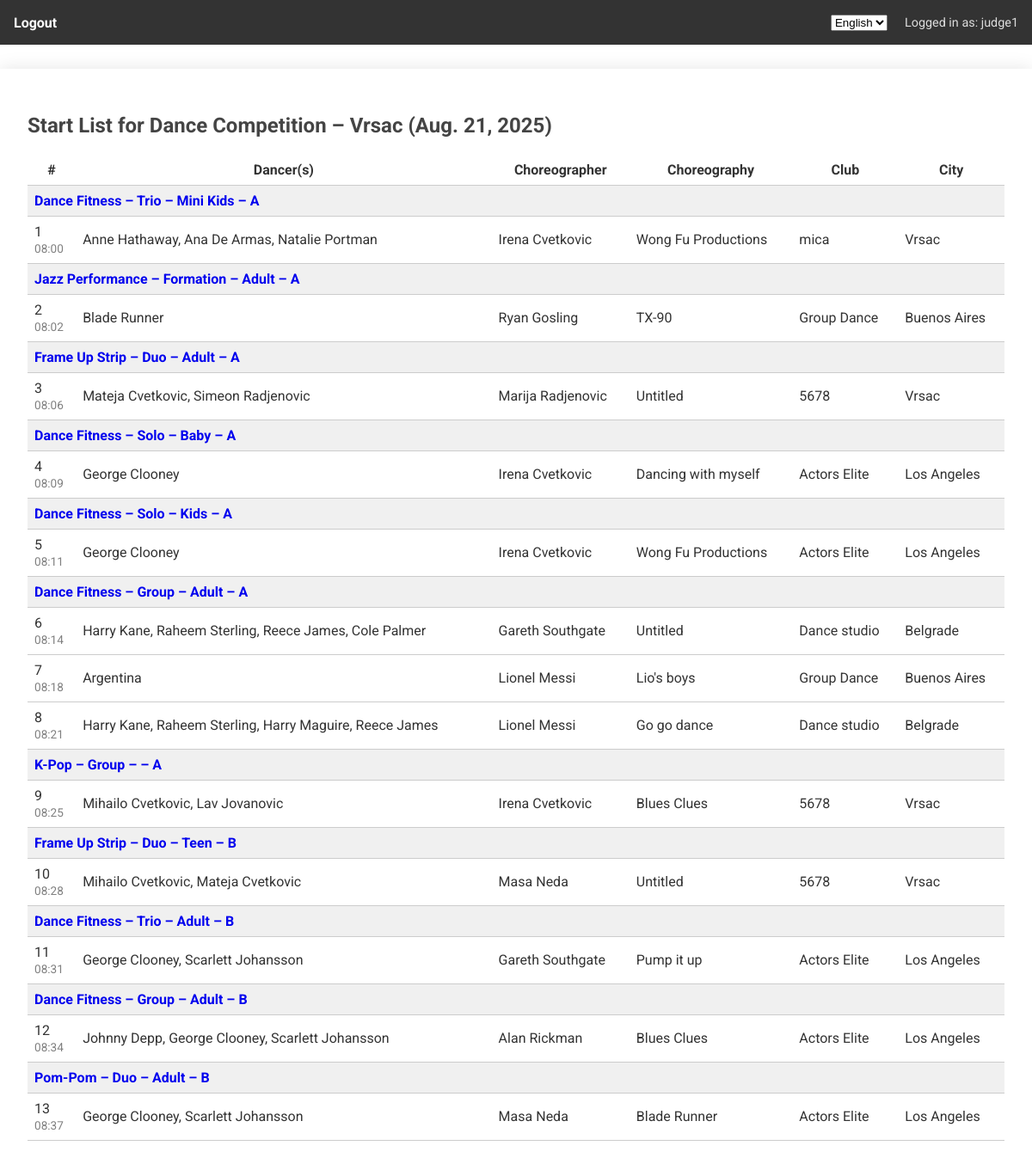
Screenshot of /events/1/startlist/ (signed in) with the database file from the repository.
### core/models.py (models this page shows, shortened)
class Event(models.Model):
    name = models.CharField(max_length=100, verbose_name=_("Event Name"))
    location = models.CharField(max_length=100, verbose_name=_("Location"))
    city = models.CharField(max_length=100, verbose_name=_("City"))
    date = models.DateField(verbose_name=_("Date"))
    is_published = models.BooleanField(default=False, verbose_name=_("Is Published"))
    results_published = models.BooleanField(default=False, verbose_name=_("Results Published"))
    start_time = models.TimeField(null=True, blank=True, verbose_name=_("Start Time"))
    class Meta:
        verbose_name = _("Event")
        verbose_name_plural = _("Events")

class StyleCategory(models.Model):
    name = models.CharField(max_length=100, verbose_name=_("Name"))
    event = models.ForeignKey(Event, on_delete=models.CASCADE, related_name='style_categories', verbose_name=_("Event"))
    class Meta:
        unique_together = ('event', 'name')
        verbose_name = _("Style Category")
        verbose_name_plural = _("Style Categories")

class Participation(models.Model):
    CHOREO_TYPE_CHOICES = [
        ('Solo', _("Solo")),
        ('Duo', _("Duo")),
        ('Trio', _("Trio")),
        ('Group', _("Group (4-9)")),
        ('Formation', _("Formation (10-29)")),
        ('Production', _("Production (30+)")),
    ]
    AGE_GROUP_CHOICES = [
        ('Baby', _("Baby (5-6)")),
        ('Mini Kids', _("Mini Kids (7-8)")),
        ('Kids', _("Kids (9-11)")),
        ('Teen', _("Teen (12-14)")),
        ('Youth', _("Youth (15-17)")),
        ('Adult', _("Adult (18 and up)")),
    ]
    DIFFICULTY_CHOICES = [
        ('A', _("Advanced")),
        ('B', _("Beginner/Basic")),
    ]
    event = models.ForeignKey(Event, on_delete=models.CASCADE, verbose_name=_("Event"))
    group_type = models.CharField(max_length=20, choices=CHOREO_TYPE_CHOICES, verbose_name=_("Group Type"))
    age_group = models.CharField(max_length=20, choices=AGE_GROUP_CHOICES, verbose_name=_("Age Group"))
    style = models.ForeignKey("StyleCategory", on_delete=models.CASCADE, verbose_name=_("Style"))
    choreographer_name = models.CharField(max_length=255, verbose_name=_("Choreographer Name"))
    difficulty = models.CharField(max_length=1, choices=DIFFICULTY_CHOICES, verbose_name=_("Difficulty"))
    display_order = models.PositiveIntegerField(null=True, blank=True, default=None, verbose_name=_("Display Order"))
    choreography_name = models.CharField(max_length=255, default=_("Untitled"), verbose_name=_("Choreography Name"))
    group_name = models.CharField(max_length=255, blank=True, null=True, verbose_name=_("Group Name"))
    group_display_order = models.PositiveIntegerField(null=True, blank=True, default=0, verbose_name=_("Group Display Order"))
    music_file = models.FileField(upload_to='music_uploads/', null=True, blank=True, verbose_name=_("Music File"))
    class Meta:
        verbose_name = _("Participation")
        verbose_name_plural = _("Participations")

class Dancer(models.Model):
    first_name = models.CharField(max_length=100, verbose_name=_("First Name"))
    last_name = models.CharField(max_length=100, verbose_name=_("Last Name"))
    date_of_birth = models.DateField(verbose_name=_("Date of Birth"))
    club = models.ForeignKey(
        DanceClub, on_delete=models.CASCADE, related_name='dancers',
        verbose_name=_("Club")
    )
    def __str__(self):
        return f"{self.first_name} {self.last_name}"
    class Meta:
        verbose_name = _("Dancer")
        verbose_name_plural = _("Dancers")

class DanceClub(models.Model):
    user = models.OneToOneField(User, on_delete=models.CASCADE)
    raw_password = models.CharField(
        max_length=128, blank=True, null=True,
        verbose_name=_("Raw Password")  # Store plaintext password (not secure!)
    )
    club_name = models.CharField(max_length=255, verbose_name=_("Club Name"))
    country = CountryField(verbose_name=_("Country"))
    city = models.CharField(max_length=100, verbose_name=_("City"))
    phone_number = models.CharField(max_length=20, verbose_name=_("Phone Number"))
    representative_name = models.CharField(max_length=255, verbose_name=_("Representative Name"))
    confirmed = models.BooleanField(default=False, verbose_name=_("Confirmed"))
    class Meta:
        constraints = [
            models.UniqueConstraint(fields=['user'], name='unique_club_user')
        ]
        verbose_name = _("Dance Club")
        verbose_name_plural = _("Dance Clubs")

### core/views.py (the view)
# urls.py: path('events/<int:event_id>/startlist/', views.start_list, name='start_list'),
@login_required
def start_list(request, event_id):
    event = get_object_or_404(Event, id=event_id)
    is_admin = request.user.is_superuser
    show_entries = event.is_published or is_admin
    participations = Participation.objects.filter(event=event).select_related("style").order_by(
        "group_display_order", "display_order", "id"
    )
    dancer_participations = DancerParticipation.objects.filter(
        participation__in=participations
    ).select_related("dancer", "dancer__club")
    dancer_map = defaultdict(list)
    for dp in dancer_participations:
        dancer_map[dp.participation_id].append(dp.dancer)
    grouped_entries = OrderedDict()
    group_key_to_index = {}
    global_counter = 1
    current_time = None
    if event.start_time:
        current_time = datetime.combine(datetime.today(), event.start_time)
    for p in participations:
        dancers = dancer_map.get(p.id, [])
        club = dancers[0].club if dancers else None
        group_key = (p.style.name, p.group_type, p.age_group, p.difficulty)
        group_index = p.group_display_order or 0
        if group_key not in group_key_to_index:
            group_key_to_index[group_key] = group_index
            grouped_entries[group_key] = []
        display_dancers = p.group_name if not is_admin and len(dancers) > 3 and p.group_name else dancers
        start_time_str = current_time.strftime("%H:%M") if current_time else None
        grouped_entries[group_key].append({
            "id": p.id,
            "style": p.style.name,
            "difficulty": p.difficulty,
            "group_type": p.group_type,
            "age_group": p.age_group,
            "dancers": display_dancers,
            "num_dancers": len(dancers),
            "group_name": p.group_name,
            "choreographer": p.choreographer_name,
            "choreography_name": p.choreography_name,
            "club_name": club.club_name if club else "–",
            "club_city": club.city if club else "–",
            "global_row_number": global_counter,
            "start_time": start_time_str,
        })
        global_counter += 1
        if current_time:
            duration = get_music_duration(p)
            current_time += timedelta(seconds=duration)
    sorted_grouped_entries = OrderedDict(
        sorted(grouped_entries.items(), key=lambda item: group_key_to_index[item[0]])
    )
    return render(request, "core/start_list.html", {
        "event": event,
        "grouped_entries": sorted_grouped_entries if show_entries else {},
        "is_admin": is_admin,
        "is_published": event.is_published,
        "show_entries": show_entries,
    })

### core/context_processors.py (called while the page is built)
def add_pending_club_count(request):
    if request.user.is_authenticated and request.user.is_superuser:
        return {
            'clubs_pending_count': DanceClub.objects.filter(confirmed=False).count()
        }
    return {}

### core/views.py (called while the page is built)
def get_music_duration(p):
    if p.music_file and hasattr(p.music_file, "duration") and p.music_file.duration:
        duration = int(p.music_file.duration)
    else:
        if p.group_type in ["Solo", "Duo", "Trio"]:
            duration = 135  # 2:15
        elif p.group_type in ["Group", "Formation"]:
            duration = 180  # 3:00
        else:
            duration = 240  # Production or undefined
    if p.group_type in ["Baby", "Mini"]:
        duration += 60
    else:
        duration += 30
    return duration

### core/templates/core/start_list.html (shortened to what this page needs)
{% extends 'core/base.html' %}
{% load i18n %}
{% block content %}
<h2>Start List for {{ event.name }} – {{ event.city }} ({{ event.date }})</h2>
{% if show_entries %}
<table class="start-group" id="group-container" style="width: 100%; border-collapse: collapse; margin-bottom: 2em;">
    <thead>
        <tr>
            <th>#</th>
            <th>{% trans "Dancer(s)" %}</th>
            <th>{% trans "Choreographer" %}</th>
            <th>{% trans "Choreography" %}</th>
            <th>{% trans "Club" %}</th>
            <th>{% trans "City" %}</th>
        </tr>
    </thead>
    {% for group_key, group_entries in grouped_entries.items %}
    <tbody class="group-wrapper" data-group="{{ group_key|join:'|' }}">
        <tr class="group-header {% if group_key|join:'|' == highlight_key %}highlighted-group{% endif %}">
            <td colspan="6">
                <strong>
                    {% if event.results_published %}
                    <a href="{% url 'category_results' event.id group_key|join:'|' %}" style="text-decoration: none;">
                        {{ group_key.0 }} – {{ group_key.1 }} – {{ group_key.2 }} – {{ group_key.3 }}
                    </a>
                    {% else %}
                    {{ group_key.0 }} – {{ group_key.1 }} – {{ group_key.2 }} – {{ group_key.3 }}
                    {% endif %}
                </strong>
            </td>
        </tr>
        {% for entry in group_entries %}
        <tr>
            <td>
                {{ entry.global_row_number }}
                {% if entry.start_time %}
                <br><span style="font-size: 0.85em; color: gray;">{{ entry.start_time }}</span>
                {% endif %}
            </td>
            <td>
                {% if entry.dancers|stringformat:"s" == entry.dancers %}
                {{ entry.dancers }}
                {% else %}
                {% for dancer in entry.dancers %}
                {{ dancer.first_name }} {{ dancer.last_name }}{% if not forloop.last %}, {% endif %}
                {% endfor %}
                {% endif %}
            </td>
            <td>{{ entry.choreographer }}</td>
            <td>{{ entry.choreography_name }}</td>
            <td>{{ entry.club_name }}</td>
            <td>{{ entry.club_city }}</td>
        </tr>
        {% endfor %}
    </tbody>
    {% endfor %}
</table>
{% else %}
<p>{% trans "The start list has not been published yet" %}.</p>
{% endif %}
{% endblock %}

### core/templates/core/base.html (shortened to what this page needs)
{% load i18n %}
<!DOCTYPE html>
<html lang="en">
<head>
    {% load static %}
</head>
<body>
    <nav>
        <div class="nav-left">
            {% if user.is_authenticated %}
            {% if user.username|slice:":5" == "judge" %}
            <a href="{% url 'logout' %}">{% trans "Logout" %}</a>
            {% else %}
            <a href="{% url 'club_dashboard' %}">{% trans "My Club" %}</a>
            <a href="{% url 'list_dancers' %}">{% trans "Dancers" %}</a>
            <a href="{% url 'event_list' %}">{% trans "Events" %}</a>
            <a href="{% url 'logout' %}">{% trans "Logout" %}</a>
            {% endif %}
            {% endif %}
        </div>
        <div class="nav-right">
            <form action="{% url 'set_language' %}" method="post" style="display:inline;">
                <select name="language" onchange="this.form.submit()" style="margin-right: 10px;">
                    {% get_current_language as LANGUAGE_CODE %}
                    {% get_available_languages as LANGUAGES %}
                    {% for lang_code, lang_name in LANGUAGES %}
                    <option value="{{ lang_code }}" {% if lang_code == LANGUAGE_CODE %}selected{% endif %}>
                        {{ lang_name }}
                    </option>
                    {% endfor %}
                </select>
            </form>
            {% if user.is_authenticated %}
            <span>{% trans "Logged in as: " %}{{ user.username }}</span>
            {% endif %}
        </div>
    </nav>
    <div class="container">
        {% block content %}{% endblock %}
    </div>
</body>
</html>

### rows the page displays
Event: name "Dance Competition", city "Vrsac", date "Aug. 21, 2025"
StyleCategory: name "Dance Fitness" "Dance Fitness" "Dance Fitness" "Dance Fitness" "Dance Fitness" "Dance Fitness"
Participation: group_type "Trio", age_group "Mini Kids", choreographer "Irena Cvetkovic", choreography_name "Wong Fu Productions"
Dancer: first_name "Anne", last_name "Hathaway"
Dancer: first_name "Ana De", last_name "Armas"
Dancer: first_name "Natalie", last_name "Portman"
DanceClub: club_name "mica", club_city "Vrsac"
StyleCategory: name "Jazz Performance"
Participation: group_type "Formation", age_group "Adult", dancers "Blade Runner", choreographer "Ryan Gosling", choreography_name "TX-90"
DanceClub: club_name "Group Dance" "Group Dance", club_city "Buenos Aires" "Buenos Aires"
StyleCategory: name "Frame Up Strip" "Frame Up Strip"
Participation: group_type "Duo", age_group "Adult", choreographer "Marija Radjenovic", choreography_name "Untitled"
Dancer: first_name "Mateja", last_name "Cvetkovic"
Dancer: first_name "Simeon", last_name "Radjenovic"
DanceClub: club_name "5678" "5678" "5678", club_city "Vrsac" "Vrsac" "Vrsac"
Participation: group_type "Solo", age_group "Baby", choreographer "Irena Cvetkovic", choreography_name "Dancing with myself"
Dancer: first_name "George", last_name "Clooney"
DanceClub: club_name "Actors Elite" "Actors Elite" "Actors Elite" "Actors Elite" "Actors Elite", club_city "Los Angeles" "Los Angeles" "Los Angeles" "Los Angeles" "Los Angeles"
Participation: group_type "Solo", age_group "Kids", choreographer "Irena Cvetkovic", choreography_name "Wong Fu Productions"
Participation: group_type "Group", age_group "Adult", choreographer "Gareth Southgate", choreography_name "Untitled"
Dancer: first_name "Harry", last_name "Kane"
Dancer: first_name "Raheem", last_name "Sterling"
Dancer: first_name "Reece", last_name "James"
Dancer: first_name "Cole", last_name "Palmer"
DanceClub: club_name "Dance studio" "Dance studio", club_city "Belgrade" "Belgrade"
Participation: dancers "Argentina", choreographer "Lionel Messi", choreography_name "Lio's boys"
Dancer: first_name "Harry", last_name "Maguire"
Participation: choreographer "Lionel Messi", choreography_name "Go go dance"
StyleCategory: name "K-Pop"
Participation: group_type "Group", choreographer "Irena Cvetkovic", choreography_name "Blues Clues"
Dancer: first_name "Mihailo", last_name "Cvetkovic"
Dancer: first_name "Lav", last_name "Jovanovic"
Participation: group_type "Duo", age_group "Teen", choreographer "Masa Neda", choreography_name "Untitled"
Participation: group_type "Trio", age_group "Adult", choreographer "Gareth Southgate", choreography_name "Pump it up"
Dancer: first_name "Scarlett", last_name "Johansson"
Participation: group_type "Group", age_group "Adult", choreographer "Alan Rickman", choreography_name "Blues Clues"
Dancer: first_name "Johnny", last_name "Depp"
StyleCategory: name "Pom-Pom"
Participation: group_type "Duo", age_group "Adult", choreographer "Masa Neda", choreography_name "Blade Runner"

### other values shown
{{ user.username }} "judge1"
{{ group_key.3 }} "A" "A" "A" "A" "A" "A" "A" "B" "B" "B" "B"
{{ entry.global_row_number }} "1" "2" "3" "4" "5" "6" "7" "8" "9" "10" "11" "12" "13"
{{ entry.start_time }} "08:00" "08:02" "08:06" "08:09" "08:11" "08:14" "08:18" "08:21" "08:25" "08:28" "08:31" "08:34" "08:37"
form field language "English"
